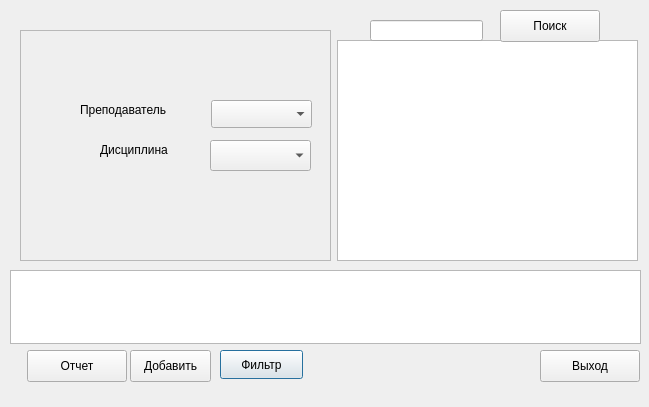
<?xml version="1.0" encoding="UTF-8"?>
<ui version="4.0">
 <class>onb8</class>
 <widget class="QDialog" name="onb8">
  <property name="geometry">
   <rect>
    <x>0</x>
    <y>0</y>
    <width>649</width>
    <height>407</height>
   </rect>
  </property>
  <property name="windowTitle">
   <string>Dialog</string>
  </property>
  <widget class="QPushButton" name="btnFilter">
   <property name="geometry">
    <rect>
     <x>220</x>
     <y>350</y>
     <width>83</width>
     <height>29</height>
    </rect>
   </property>
   <property name="text">
    <string>Фильтр</string>
   </property>
  </widget>
  <widget class="QPushButton" name="btn1">
   <property name="geometry">
    <rect>
     <x>130</x>
     <y>350</y>
     <width>81</width>
     <height>32</height>
    </rect>
   </property>
   <property name="text">
    <string>Добавить</string>
   </property>
  </widget>
  <widget class="QFrame" name="frame">
   <property name="geometry">
    <rect>
     <x>20</x>
     <y>30</y>
     <width>311</width>
     <height>231</height>
    </rect>
   </property>
   <property name="frameShape">
    <enum>QFrame::StyledPanel</enum>
   </property>
   <property name="frameShadow">
    <enum>QFrame::Plain</enum>
   </property>
   <widget class="QComboBox" name="cmb2">
    <property name="geometry">
     <rect>
      <x>190</x>
      <y>110</y>
      <width>101</width>
      <height>31</height>
     </rect>
    </property>
   </widget>
   <widget class="QComboBox" name="cmb1">
    <property name="geometry">
     <rect>
      <x>191</x>
      <y>70</y>
      <width>101</width>
      <height>28</height>
     </rect>
    </property>
   </widget>
   <widget class="QLabel" name="label_2">
    <property name="geometry">
     <rect>
      <x>60</x>
      <y>70</y>
      <width>111</width>
      <height>20</height>
     </rect>
    </property>
    <property name="text">
     <string>Преподаватель</string>
    </property>
   </widget>
   <widget class="QLabel" name="label_3">
    <property name="geometry">
     <rect>
      <x>80</x>
      <y>110</y>
      <width>91</width>
      <height>20</height>
     </rect>
    </property>
    <property name="text">
     <string>Дисциплина</string>
    </property>
   </widget>
  </widget>
  <widget class="QPushButton" name="btnReport">
   <property name="geometry">
    <rect>
     <x>27</x>
     <y>350</y>
     <width>100</width>
     <height>32</height>
    </rect>
   </property>
   <property name="text">
    <string>Отчет</string>
   </property>
  </widget>
  <widget class="QPushButton" name="btnExit">
   <property name="geometry">
    <rect>
     <x>540</x>
     <y>350</y>
     <width>100</width>
     <height>32</height>
    </rect>
   </property>
   <property name="text">
    <string>Выход</string>
   </property>
  </widget>
  <widget class="QTableWidget" name="tw">
   <property name="geometry">
    <rect>
     <x>337</x>
     <y>40</y>
     <width>301</width>
     <height>221</height>
    </rect>
   </property>
  </widget>
  <widget class="QLineEdit" name="leSearch">
   <property name="geometry">
    <rect>
     <x>370</x>
     <y>20</y>
     <width>113</width>
     <height>21</height>
    </rect>
   </property>
  </widget>
  <widget class="QPushButton" name="btnSearch">
   <property name="geometry">
    <rect>
     <x>500</x>
     <y>10</y>
     <width>100</width>
     <height>32</height>
    </rect>
   </property>
   <property name="text">
    <string>Поиск</string>
   </property>
  </widget>
  <widget class="QTextEdit" name="teResult">
   <property name="geometry">
    <rect>
     <x>10</x>
     <y>270</y>
     <width>631</width>
     <height>74</height>
    </rect>
   </property>
   <property name="readOnly">
    <bool>true</bool>
   </property>
  </widget>
 </widget>
 <resources/>
 <connections/>
</ui>
